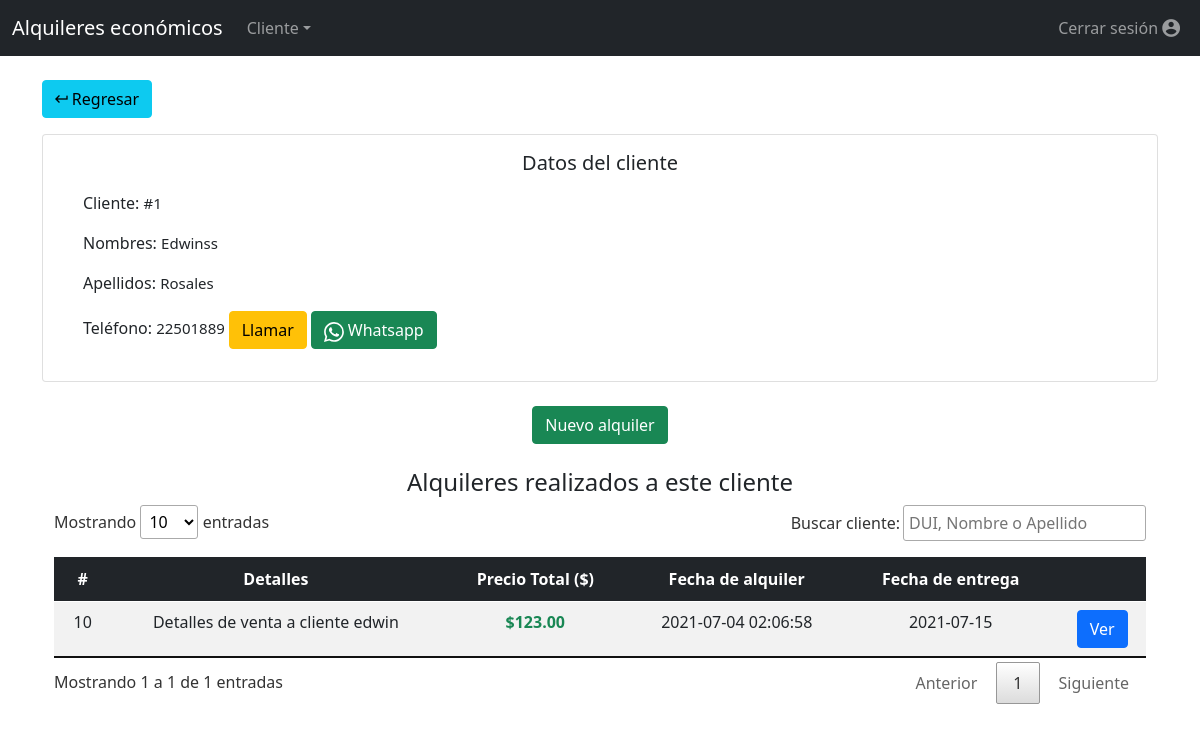
Page /index.php?page=alquileres&code=1 (signed in) on the earlier database version.
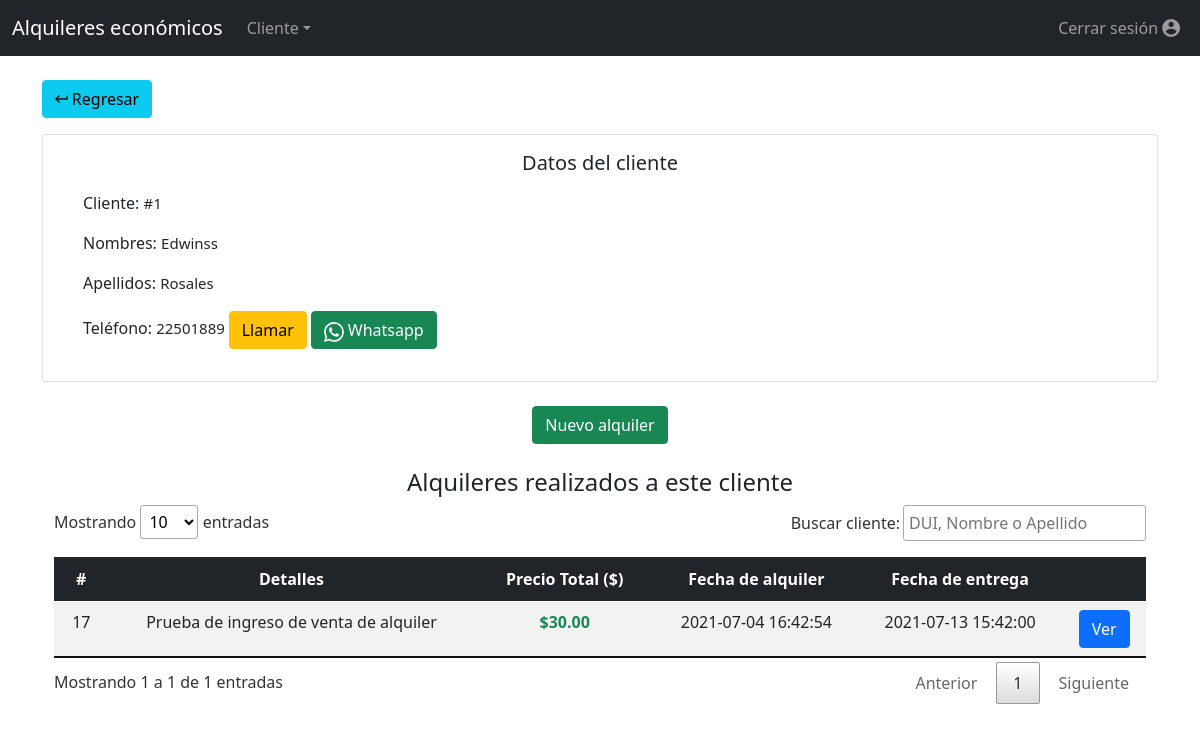
Same page on the later database version.
### tables this page shows
CREATE TABLE `clientes` (
  `cliente_id` int(11) NOT NULL,
  `nombres` varchar(50) NOT NULL,
  `apellidos` varchar(50) NOT NULL,
  `dui` varchar(10) NOT NULL,
  `telefono` int(11) NOT NULL,
  `fecha_registro` timestamp NOT NULL DEFAULT current_timestamp()
);

CREATE TABLE `alquileres` (
  `alquileres_id` int(11) NOT NULL,
  `cliente_id` int(11) NOT NULL,
  `productos` text NOT NULL,
  `total` decimal(10,2) NOT NULL,
  `fecha_alquiler` timestamp NOT NULL DEFAULT current_timestamp(),
  `fecha_entrega` datetime NOT NULL,
  `estado` varchar(15) NOT NULL,
  `Direccion` varchar(50) NOT NULL
);

### core/connect.php (called while the page is built, shortened)
<?php
    class Connect
    {
        protected static function connection()
        {
            try {
                $pdo = new PDO(DBMS, USER, PASSWORD);
                $pdo->setAttribute(PDO::ATTR_ERRMODE, PDO::ERRMODE_EXCEPTION);
                $pdo->exec(COLLATION);
            } catch (PDOException $ex) {
                die($ex->getMessage());
            }
            return $pdo;
        }
    }
?>

### core/client.php (called while the page is built, shortened)
<?php
require_once 'connect.php';
class Client extends Connect
{
    private $pdo;
    function __construct()
    {
        $this->pdo = Connect::connection();
    }
    public function getCliente($id)
    {
        try {
            $sql = "SELECT * FROM clientes WHERE cliente_id = :cliente";
            $stm = $this->pdo->prepare($sql);
            $stm->bindParam(":cliente", $id);
            $stm->execute();
            $result = $stm->fetch(PDO::FETCH_ASSOC);
            return $result;
        } catch (Exception $e) {
            die($e->getMessage());
        }
    }
}
$client = new Client();

### core/rentals.php (called while the page is built, shortened)
<?php
    require_once 'connect.php';
    class Rental extends Connect
    {
        private $pdo;
        function __construct()
        {
            $this->pdo = Connect::connection();
        }
        public function listRentals($id)
        {
            try {
                $sql = "SELECT * FROM alquileres WHERE cliente_id = :cliente";
                $stm = $this->pdo->prepare($sql);
                $stm->bindParam(":cliente", $id);
                $stm->execute();
                $result = $stm->fetchAll(PDO::FETCH_ASSOC);
                return $result;
            } catch (Exception $e) {
                die($e->getMessage());
            }
        }
    }
    $rental = new Rental();
?>

### views/alquileres.php (the view, shortened to what this page needs)
<?php
require_once 'core/client.php';
require_once 'core/rentals.php';
$res = $client->getCliente(intval($_GET['code']));
$ren = $rental->listRentals(intval($_GET['code']));
?>
<div class="contaier-fluid">
    <div class="mb-3">
        <a href="index.php" class="btn btn-info"><i class="zmdi zmdi-long-arrow-return"></i>&nbsp;Regresar</a>
    </div>
    <div class="row">
        <div class="col-12">
            <div class="card w-100">
                <div class="card-body">
                    <div class="mb-3">
                        <h5 class="card-title text-center">Datos del cliente</h5>
                    </div>
                    <div class="container-fluid">
                        <div class="mb-3">
                            <h6 class="card-text d-inline">Cliente:</h6>&nbsp;<p class="card-text d-inline" style="font-size: 15px;">#<?php echo $res['cliente_id']; ?></p>
                        </div>
                        <div class="mb-3">
                            <h6 class="card-text d-inline">Nombres:</h6>&nbsp;<p class="card-text d-inline" style="font-size: 15px;"><?php echo $res['nombres']; ?></p>
                        </div>
                        <div class="mb-3">
                            <h6 class="card-text d-inline">Apellidos:</h6>&nbsp;<p class="card-text d-inline" style="font-size: 15px;"><?php echo $res['apellidos']; ?></p>
                        </div>
                        <div class="mb-3">
                            <h6 class="card-text d-inline">Teléfono:</h6>&nbsp;<p class="card-text d-inline" style="font-size: 15px;"><?php echo $res['telefono']; ?>&nbsp;<a href="tel:+503<?php echo $res['telefono']; ?>" class="btn btn-warning">Llamar</a> <a href="https://api.whatsapp.com/send?phone=+503 <?php echo $res['telefono']; ?>&text=Le%20saludamos%20de%20parte%20de%20Alquileres%20econ%C3%B3micos%20%F0%9F%98%80,%20es%20un%20gusto%20tratar%20con:%20<?php echo $res['nombres'] ?>" class="btn btn-success"> Whatsapp</a> </p>
                        </div>
                    </div>
                </div>
            </div>
        </div>
    </div>
    <br>
    <center>
        <a href="index.php?page=nuevo-alquiler&code=<?php echo $res['cliente_id']; ?>" class="btn btn-success">Nuevo alquiler</a>
    </center>
    <br>
    <div>
        <h4 class="text-center">Alquileres realizados a este cliente</h4>
        <div class="container-fluid">
            <div class="table-responsive text-center">
                <table id="myTable" class="table table-striped table-hover pt-3">
                    <thead class="table-dark">
                        <tr>
                            <th>#</th>
                            <th>Detalles</th>
                            <th>Precio Total ($)</th>
                            <th>Fecha de alquiler</th>
                            <th>Fecha de entrega</th>
                            <th></th>
                        </tr>
                    </thead>
                    <tbody>
                        <?php
                        if (count($ren) > 0) {
                            foreach ($ren as $row) {
                        ?>
                                <tr>
                                    <td><?php echo $row['alquileres_id']; ?></td>
                                    <td><?php echo $row['productos']; ?></td>
                                    <td>
                                        <span class="text-success">
                                            <strong>$<?php echo $row['total']; ?></strong>
                                        </span>
                                    </td>
                                    <td><?php echo $row['fecha_alquiler']; ?></td>
                                    <td><?php echo $row['fecha_entrega']; ?></td>
                                    <td>
                                        <a href="index.php?page=detalles-alquiler&code=1" class="btn btn-primary">Ver</a>
                                    </td>
                                </tr>
                            <?php
                            }
                        } else {
                            ?>
                            <tr>
                                <td colspan="6">No se encontraron registros</td>
                            </tr>
                        <?php
                        }
                        ?>
                    </tbody>
                </table>
            </div>
        </div>
    </div>
</div>

### index.php (shortened to what this page needs)
<!DOCTYPE html>
<html lang="es" dir="ltr">
	<head>
		<link rel="stylesheet" href="static/css/bootstrap.min.css">
		<link rel="stylesheet" href="static/css/jquery.dataTables.min.css">
		<link rel="stylesheet" href="vendors/material-design-iconic-font/css/material-design-iconic-font.min.css">
		<link rel="stylesheet" href="static/css/style.css">
	</head>
	<body>
		<?php
			if (isset($_SESSION['username'])) {
				require_once 'views/main.php';
			} else {
				require_once 'views/login.php';
			}
		?>
	</body>
</html>

### components/navbar.php (shortened to what this page needs)
<nav class="navbar navbar-expand-lg navbar-dark bg-dark">
	<div class="container-fluid">
		<a class="navbar-brand" href="index.php">Alquileres económicos</a>
		<div class="collapse navbar-collapse" id="navbarSupportedContent">
			<ul class="navbar-nav me-auto mb-2 mb-lg-0">
				<li class="nav-item dropdown">
					<a class="nav-link dropdown-toggle" href="#" id="navbarDropdown" role="button" data-bs-toggle="dropdown" aria-expanded="false">Cliente</a>
				</li>
			</ul>
			<div class="d-flex">
				<ul class="navbar-nav me-auto mb-2 mb-lg-0">
					<li class="nav-item">
						<a class="nav-link" href="core/auth.php">Cerrar sesión&nbsp;<i class="zmdi zmdi-account-circle zmdi-hc-lg"></i></a>
					</li>
				</ul>
			</div>
		</div>
	</div>
</nav>

### views/main.php
<?php
    require_once 'components/navbar.php';
?>
<section class="py-4">
    <div class="container">
        <?php
            if (!isset($_GET['page'])) {
                require_once 'views/inicio.php';
            } else {
                $page = $_GET['page'];
                $route = 'views/' . $page . '.php';
                if (file_exists($route)) {
                    require_once $route;
                } else {
                    require_once 'views/errors/404.php';
                }
            }
        ?>
    </div>
</section>

Differences in the rows shown:
removed alquileres: alquileres_id "10", productos "Detalles de venta a cliente edwin", total "123.00", fecha_alquiler "2021-07-04 02:06:58", fecha_entrega "2021-07-15"
added alquileres: alquileres_id "17", productos "Prueba de ingreso de venta de alquiler", total "30.00", fecha_alquiler "2021-07-04 16:42:54", fecha_entrega "2021-07-13 15:42:00"
